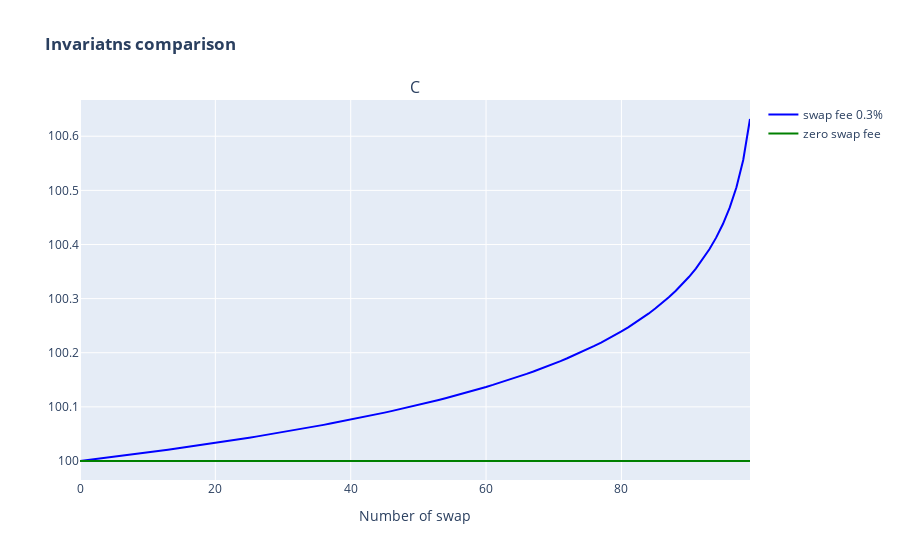

The cell this chart's notebook holds for it:
### Code cell
# Compare of charts of Invariants
import numpy as np
x1=np.arange(0,100,1)

inv1=[]
inv2=[]

for i in range(0,100,1):
    inv1.append(data1[i][4])
    inv2.append(data2[i][4])
    

fig = make_subplots(subplot_titles=('Compare Invariants for Swaps with commision and without commision' ))
fig.add_trace(go.Scatter(x=x1, y=inv1, line=dict(color='blue'), name="swap fee 0.3%"), secondary_y=False)
fig.add_trace(go.Scatter(x=x1, y=inv2, line=dict(color='green'), name="zero swap fee"), secondary_y=False)
#fig.add_trace(go.Scatter(x=x1, y=z1, line=dict(color='green'), name="Token 2"), secondary_y=False)


fig.update_layout(title_text='<b>Invariatns comparison</b>')
fig.update_xaxes(title_text=' Number of swap')

fig.show()

### Figure 1 — Plotly figure (JSON) as saved in the notebook; plotly's stock layout.template omitted (floating-point values rounded to 4 significant figures)
{"data": [{"line": {"color": "blue"}, "name": "swap fee 0.3%", "type": "scatter", "x": [0, 1, 2, 3, 4, 5, 6, 7, 8, 9, 10, 11, 12, 13, 14, 15, 16, 17, 18, 19, 20, 21, 22, 23, 24, 25, 26, 27, 28, 29, 30, 31, 32, 33, 34, 35, 36, 37, 38, 39, 40, 41, 42, 43, 44, 45, 46, 47, 48, 49, 50, 51, 52, 53, 54, 55, 56, 57, 58, 59, 60, 61, 62, 63, 64, 65, 66, 67, 68, 69, 70, 71, 72, 73, 74, 75, 76, 77, 78, 79, 80, 81, 82, 83, 84, 85, 86, 87, 88, 89, 90, 91, 92, 93, 94, 95, 96, 97, 98, 99], "xaxis": "x", "y": [100, 100.0, 100.0, 100.0, 100.0, 100.0, 100.0, 100.0, 100.0, 100.0, 100.0, 100.0, 100.0, 100.0, 100.0, 100.0, 100.0, 100.0, 100.0, 100.0, 100.0, 100.0, 100.0, 100.0, 100.0, 100.0, 100.0, 100.0, 100.0, 100.1, 100.1, 100.1, 100.1, 100.1, 100.1, 100.1, 100.1, 100.1, 100.1, 100.1, 100.1, 100.1, 100.1, 100.1, 100.1, 100.1, 100.1, 100.1, 100.1, 100.1, 100.1, 100.1, 100.1, 100.1, 100.1, 100.1, 100.1, 100.1, 100.1, 100.1, 100.1, 100.1, 100.1, 100.1, 100.2, 100.2, 100.2, 100.2, 100.2, 100.2, 100.2, 100.2, 100.2, 100.2, 100.2, 100.2, 100.2, 100.2, 100.2, 100.2, 100.2, 100.2, 100.3, 100.3, 100.3, 100.3, 100.3, 100.3, 100.3, 100.3, 100.3, 100.4, 100.4, 100.4, 100.4, 100.4, 100.5, 100.5, 100.6, 100.6], "yaxis": "y"}, {"line": {"color": "green"}, "name": "zero swap fee", "type": "scatter", "x": [0, 1, 2, 3, 4, 5, 6, 7, 8, 9, 10, 11, 12, 13, 14, 15, 16, 17, 18, 19, 20, 21, 22, 23, 24, 25, 26, 27, 28, 29, 30, 31, 32, 33, 34, 35, 36, 37, 38, 39, 40, 41, 42, 43, 44, 45, 46, 47, 48, 49, 50, 51, 52, 53, 54, 55, 56, 57, 58, 59, 60, 61, 62, 63, 64, 65, 66, 67, 68, 69, 70, 71, 72, 73, 74, 75, 76, 77, 78, 79, 80, 81, 82, 83, 84, 85, 86, 87, 88, 89, 90, 91, 92, 93, 94, 95, 96, 97, 98, 99], "xaxis": "x", "y": [100, 100, 100, 100.0, 100.0, 100.0, 100, 100.0, 100.0, 100.0, 100.0, 100.0, 100, 100, 100, 100, 100.0, 100, 100, 100, 100, 100.0, 100, 100, 100, 100, 100, 100.0, 100, 100, 100, 100, 100.0, 100, 100, 100.0, 100.0, 100, 100.0, 100.0, 100, 100.0, 100.0, 100.0, 100.0, 100.0, 100.0, 100.0, 100.0, 100.0, 100.0, 100.0, 100.0, 100.0, 100.0, 100.0, 100.0, 100.0, 100.0, 100.0, 100.0, 100.0, 100.0, 100.0, 100.0, 100.0, 100.0, 100.0, 100.0, 100.0, 100.0, 100.0, 100.0, 100.0, 100.0, 100.0, 100.0, 100.0, 100.0, 100.0, 100.0, 100.0, 100.0, 100.0, 100.0, 100.0, 100.0, 100.0, 100.0, 100.0, 100.0, 100.0, 100.0, 100.0, 100.0, 100.0, 100.0, 100.0, 100.0, 100.0], "yaxis": "y"}], "layout": {"annotations": [{"font": {"size": 16}, "showarrow": false, "text": "C", "x": 0.5, "xanchor": "center", "xref": "paper", "y": 1, "yanchor": "bottom", "yref": "paper"}], "title": {"text": "<b>Invariatns comparison</b>"}, "xaxis": {"anchor": "y", "domain": [0, 1], "title": {"text": " Number of swap"}}, "yaxis": {"anchor": "x", "domain": [0, 1]}}}
